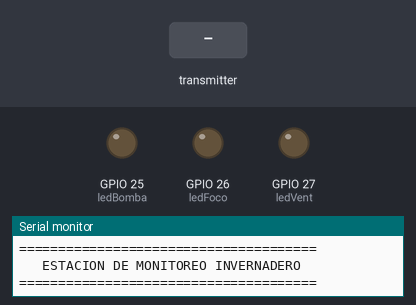
Simulated run of this sketch. Board: ESP32. Parts: output pins drawn as LEDs (lit = HIGH), the last lines printed to the serial monitor. The test bench sets the inputs (shaded band). No radio packets arrive unless stated.

Above: at 1.2 s.
1.3 s: the transmitter starts sending bombaOn = 1
At 2.2 s:
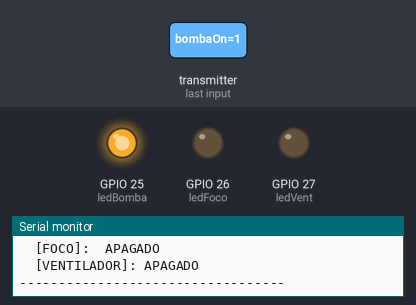
2.8 s: the transmitter starts sending focoOn = 1
At 3.3 s:
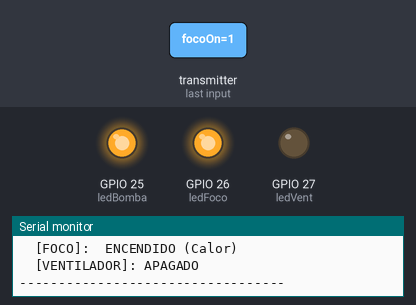
4.3 s: the transmitter starts sending ventOn = 1
At 5.0 s:
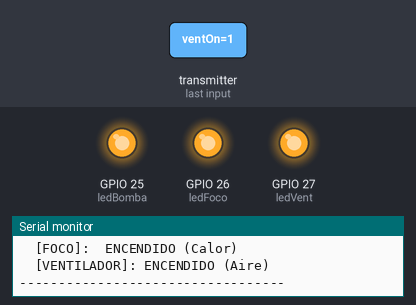
5.8 s: the transmitter starts sending bombaOn = 0
At 6.8 s:
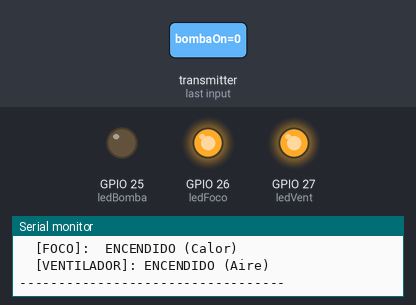
7.3 s: the transmitter starts sending ventOn = 0
At 8.3 s:
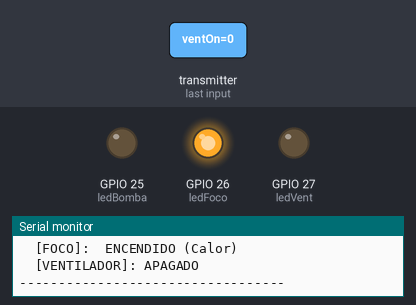
Timing chart, 0 to 10.3 s (numbered marks = the images above; inputs shaded):
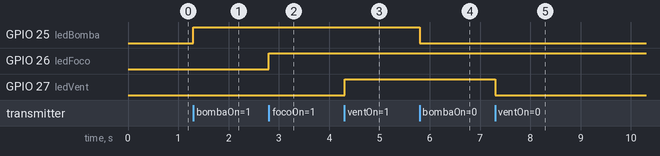

The sketch:

WROOM.ino
```cpp
#include <SPI.h>
#include <RF24.h>
#include <nRF24L01.h>

RF24 radio(2, 5);
const byte address[6] = "12321";

// Pines para LEDs de Monitoreo Físico
const int ledBomba = 25;  // Azul
const int ledFoco = 26;   // Rojo
const int ledVent  = 27;  // Verde

struct Payload {
  int humedadSuelo;
  float temperatura;
  bool bombaOn;
  bool focoOn;
  bool ventOn;
};

Payload reporte;

void setup() {
  Serial.begin(115200);
  Serial.println("\n======================================");
  Serial.println("   ESTACION DE MONITOREO INVERNADERO  ");
  Serial.println("======================================\n");

  pinMode(ledBomba, OUTPUT);
  pinMode(ledFoco, OUTPUT);
  pinMode(ledVent, OUTPUT);

  SPI.begin(18, 19, 23, 5);
  if (!radio.begin()) {
    Serial.println("CRITICO: Fallo en el modulo de Radio");
    while(1);
  }

  radio.openReadingPipe(1, address);
  radio.setPALevel(RF24_PA_LOW);
  radio.startListening();
}

void loop() {
  if (radio.available()) {
    radio.read(&reporte, sizeof(Payload));

    // 1. Actualizar LEDs físicos en el WROOM
    digitalWrite(ledBomba, reporte.bombaOn ? HIGH : LOW);
    digitalWrite(ledFoco,  reporte.focoOn  ? HIGH : LOW);
    digitalWrite(ledVent,  reporte.ventOn  ? HIGH : LOW);

    // 2. Reporte Detallado en el Serial Monitor
    Serial.println("----- NUEVO REPORTE RECIBIDO -----");
    Serial.print("LECTURAS -> Suelo: "); Serial.print(reporte.humedadSuelo);
    Serial.print(" | Temp: "); Serial.print(reporte.temperatura); Serial.println(" C");

    Serial.println("ESTADO DE ACTUADORES:");
    Serial.print("  [BOMBA]: ");      Serial.println(reporte.bombaOn ? "ENCENDIDO (Riego)" : "APAGADO");
    Serial.print("  [FOCO]:  ");      Serial.println(reporte.focoOn  ? "ENCENDIDO (Calor)" : "APAGADO");
    Serial.print("  [VENTILADOR]: "); Serial.println(reporte.ventOn  ? "ENCENDIDO (Aire)"  : "APAGADO");
    Serial.println("----------------------------------\n");
  }
}
```

Measured:
- after the input at 1.3 s, GPIO 25 (ledBomba): LOW → HIGH at once
- after the input at 2.8 s, GPIO 26 (ledFoco): LOW → HIGH at once
- after the input at 4.3 s, GPIO 27 (ledVent): LOW → HIGH at once
- after the input at 5.8 s, GPIO 25 (ledBomba): HIGH → LOW at once
- after the input at 7.3 s, GPIO 27 (ledVent): HIGH → LOW at once
